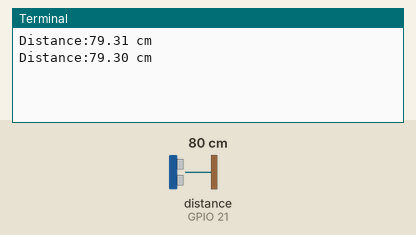
Simulated run of this program. Board: Raspberry Pi (BCM pin numbers). On the bench: the last lines printed to the terminal. The inputs (shaded band) are chosen by the test bench; at power-on: distance to the obstacle (sensor on GPIO 21) 80 cm. The echo pulse lasts 58.3 µs per cm; the clock reads 2024-03-15 10:24:30 at power-on unless the program sets it.

Above: at 1.2 s.
1.3 s: distance to the obstacle (sensor on GPIO 21) set to 2 cm
At 2.6 s:
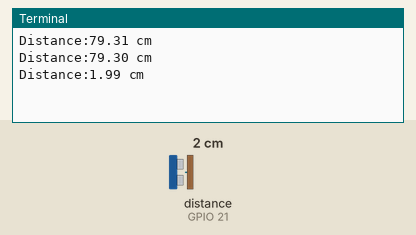
2.8 s: distance to the obstacle (sensor on GPIO 21) set to 4 cm
At 3.8 s:
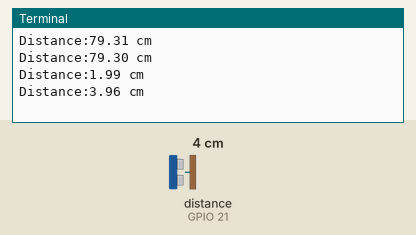
Timing chart, 0 to 5.8 s (numbered marks = the images above; inputs shaded):
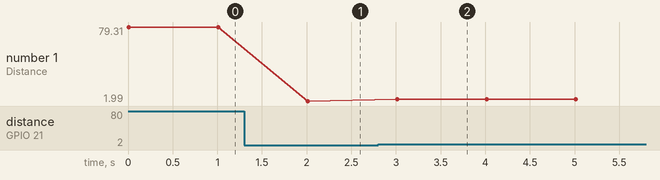

Measured:
- after the input at 1.3 s, the terminal: prints a new line after 0.71 s (image 1)
- after the input at 2.8 s, the terminal: prints a new line after 0.21 s (image 2)
- plotted number 1: 79.3 → 1.99 after the input at 1.3 s, 1.99 → 3.96 after the input at 2.8 s

The program:

rcwl-1601.py
```python
# -*- coding: utf-8 -*-
import RPi.GPIO as GPIO
import time

Trig_Pin = 20
Echo_Pin = 21

GPIO.setmode(GPIO.BCM)
GPIO.setup(Trig_Pin, GPIO.OUT, initial = GPIO.LOW)
GPIO.setup(Echo_Pin, GPIO.IN)

#time.sleep(2)

def checkdist():
    #发出触发信号
    GPIO.output(Trig_Pin, GPIO.HIGH)
    #保持10us以上
    time.sleep(0.00015)
    GPIO.output(Trig_Pin, GPIO.LOW)
    while not GPIO.input(Echo_Pin):
        pass
    #发现高电平时开时计时
    t1 = time.time()
    while GPIO.input(Echo_Pin):
        pass
    #高电平结束停止计时
    t2 = time.time()
    #返回距离，单位为米
    return (t2-t1)*340*100/2

try:
    while True:
        print 'Distance:%0.2f cm' % checkdist()
        time.sleep(1)
except KeyboardInterrupt:
    GPIO.cleanup()
```
